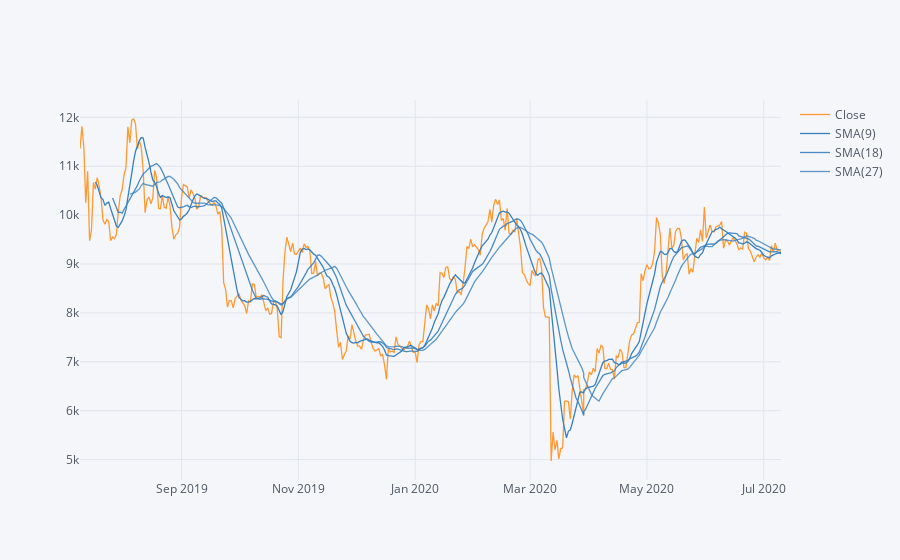

This figure's notebook cell:
### Code cell
df['Close'].loc['2019-07-10':'2020-07-10'].ta_plot(study='sma',periods=[9,18,27])

### Figure 1 — Plotly figure (JSON) as saved in the notebook; plotly's stock layout.template omitted (floating-point values rounded to 4 significant figures; data arrays with more than 128 entries replaced by an {"elided": "..."} marker saying what was removed)
{"data": [{"line": {"color": "rgba(255, 153, 51, 1.0)", "dash": "solid", "shape": "linear", "width": 1.3}, "mode": "lines", "name": "Close", "text": "", "type": "scatter", "x": {"elided": "367 str values"}, "y": {"elided": "367 float values"}}, {"line": {"color": "rgba(55, 128, 191, 1.0)", "dash": "solid", "shape": "linear", "width": 1.3}, "mode": "lines", "name": "SMA(9)", "text": "", "type": "scatter", "x": {"elided": "367 str values"}, "y": {"elided": "367 mixed values"}}, {"line": {"color": "rgba(55, 128, 191, 0.8999999999999999)", "dash": "solid", "shape": "linear", "width": 1.3}, "mode": "lines", "name": "SMA(18)", "text": "", "type": "scatter", "x": {"elided": "367 str values"}, "y": {"elided": "367 mixed values"}}, {"line": {"color": "rgba(55, 128, 191, 0.7999999999999998)", "dash": "solid", "shape": "linear", "width": 1.3}, "mode": "lines", "name": "SMA(27)", "text": "", "type": "scatter", "x": {"elided": "367 str values"}, "y": {"elided": "367 mixed values"}}], "layout": {"legend": {"bgcolor": "#F5F6F9", "font": {"color": "#4D5663"}}, "paper_bgcolor": "#F5F6F9", "plot_bgcolor": "#F5F6F9", "title": {"font": {"color": "#4D5663"}}, "xaxis": {"gridcolor": "#E1E5ED", "showgrid": true, "tickfont": {"color": "#4D5663"}, "title": {"font": {"color": "#4D5663"}, "text": ""}, "zerolinecolor": "#E1E5ED"}, "yaxis": {"gridcolor": "#E1E5ED", "showgrid": true, "tickfont": {"color": "#4D5663"}, "title": {"font": {"color": "#4D5663"}, "text": ""}, "zerolinecolor": "#E1E5ED"}}}
